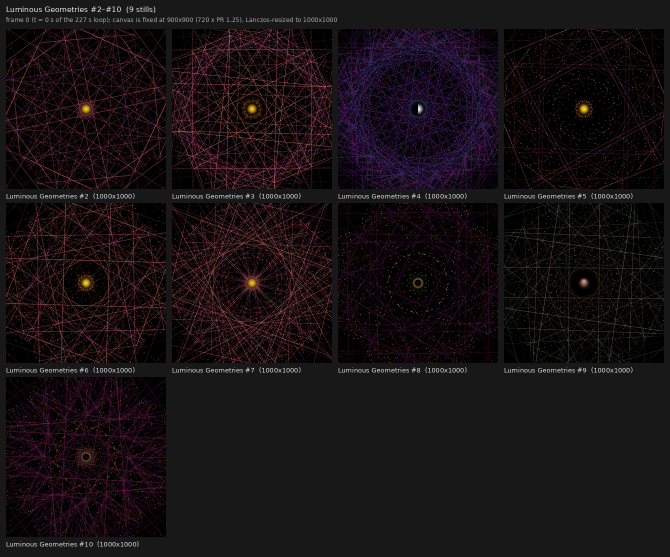
#> input picture batches/luminous/2026-10-09-2-10/contact-sheet.png, 1340 x 1114 px (shown at 1/2 size)
$ python flatten.py ../batches/luminous/2026-10-09-2-10/contact-sheet.png out.png 100
#> lines starting #> are read from the running program, lines starting #| are printed output that depends on the picture
# flatten.py <in.png> <out.png> [size] — composite the RGBA canvas over the page's #000 background -> RGB PNG.
# If size is given and differs from the canvas, Lanczos-resize to size x size (Luminous: 900 -> 1000).
import sys; from PIL import Image
im = Image.open(sys.argv[1]).convert('RGBA'); bg = Image.new('RGBA', im.size, (0, 0, 0, 255))
out = Image.alpha_composite(bg, im).convert('RGB')
#> out is the input picture: PIL image 1340x1114 RGB; mean R, G, B 23.4, 16.2, 19.1
size = int(sys.argv[3]) if len(sys.argv) > 3 and sys.argv[3] else 0
if size and out.size != (size, size):
    out = out.resize((size, size), Image.LANCZOS); out.save(sys.argv[2], 'PNG', optimize=True)
#> after `out = out.resize((size, size), Image.LANCZOS)`:
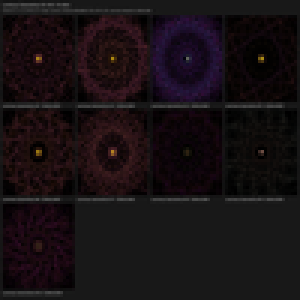
#> out: PIL image 100x100 RGB (shown 3 times larger); mean R, G, B 23.4, 16.3, 19.1
else:
    out.save(sys.argv[2], 'PNG')
